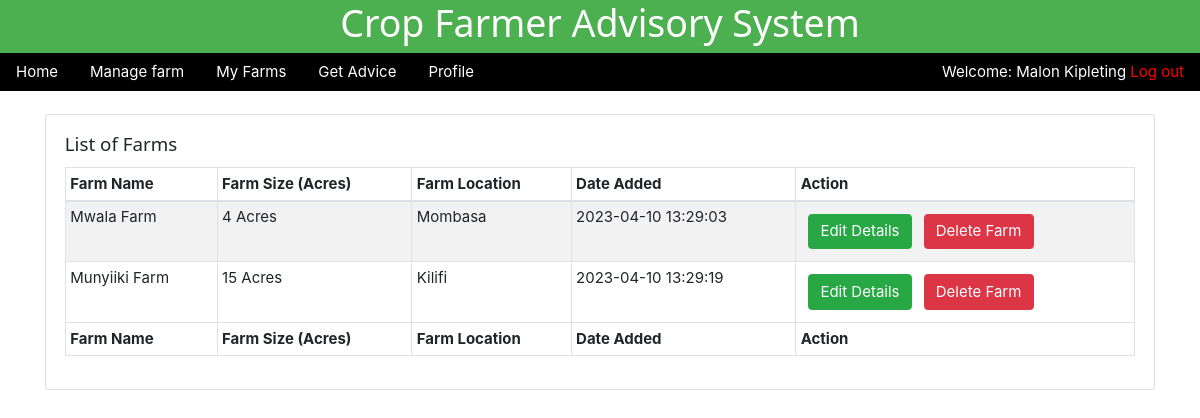
/admin/farms.php (signed in), run on an earlier commit of the app's database.
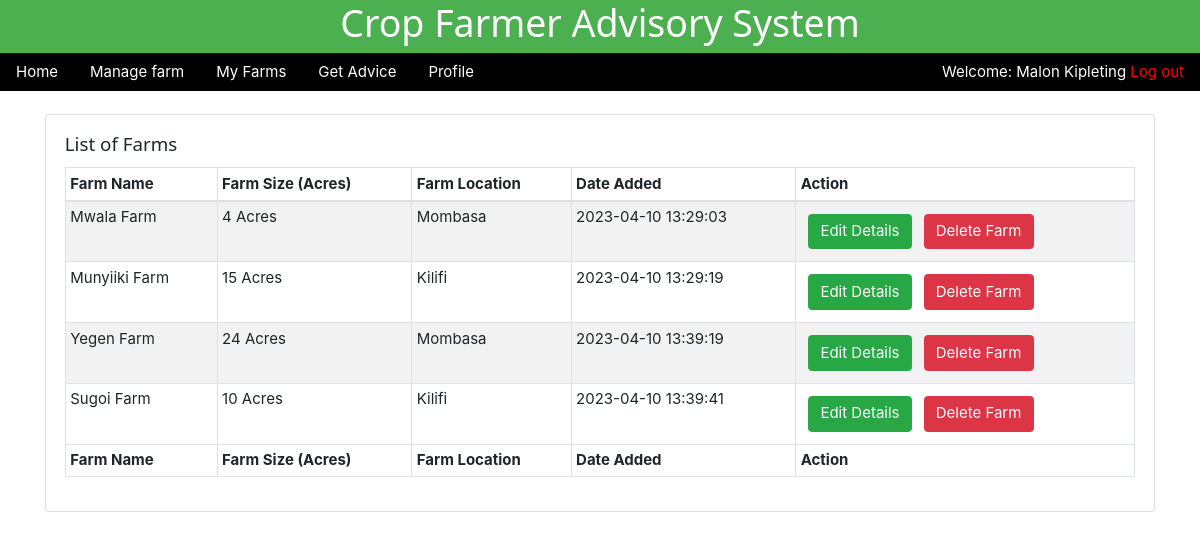
And on a later commit of the database.
### tables this page shows
CREATE TABLE `farm_details` (
  `id` int(11) NOT NULL,
  `farm_id` varchar(255) NOT NULL,
  `farm_name` varchar(255) NOT NULL,
  `farm_location` varchar(255) NOT NULL,
  `farm_size` varchar(100) NOT NULL,
  `date_added` timestamp NOT NULL DEFAULT current_timestamp()
);

CREATE TABLE `county_details` (
  `id` int(11) NOT NULL,
  `county_id` varchar(20) NOT NULL,
  `county_name` varchar(50) NOT NULL
);

### admin/farms.php (the view, shortened to what this page needs)
<?php
include 'connection.php';
$name =  $_SESSION['farmerFname'] . " ". $_SESSION['farmerLname'];
$farmer_id = $_SESSION['farmerId'];
?>
<!DOCTYPE html>
<html>
<head>
     <?php
include './components/header.php';
?>
 </head>
<body>
	<?php
include './components/navbar.php';
?>
<div class="container">
	<div class="row">
		<div class="col-md-12">
		<div class="card">
                        <div class="card-body">
                            <h5 class="card-title">List of Farms</h5>
                            <table id="dtBasicExample" class="table table-striped table-bordered table-sm"
                                cellspacing="0" width="100%">
                                <thead>
                                    <tr>
                                        <th>Farm Name</th>
                                        <th>Farm Size (Acres)</th>
                                        <th>Farm Location</th>
                                        <th>Date Added</th>
                                        <th>Action</th>
                                    </tr>
                                </thead>
                                <tbody>
                                    <?php
  if($farmer_id){
      $data_fetch_query = "SELECT * FROM `farm_details`
	INNER JOIN farmer_owner_details ON farmer_owner_details.farm_id = farm_details.farm_id
	INNER JOIN county_details ON county_details.county_id = farm_details.farm_location
	";
      $data_result = mysqli_query($db, $data_fetch_query);
      if ($data_result->num_rows > 0){
          while($row = $data_result->fetch_assoc()) {
              $farm_id = $row['farm_id'];
              $farm_name = $row['farm_name'];
              $farm_size = $row['farm_size'];
              $farm_loc = $row['county_id'];
              $farm_location = $row['county_name'];
              $date_created = $row['date_added'];
      echo "<tr> <td>" .$farm_name.  "</td>";
      echo "<td>" .$farm_size." "."Acres"."</td>";
      echo "<td>" .$farm_location."</td>";
      echo "<td>" .$date_created."</td>";
      echo "<td>
      <form method ='POST' action=''>
      <input  type='text' hidden name='Farm_id' value='$farm_id'>
      <input type='submit' data-farm_id='$farm_id'  data-farm_name='$farm_name' data-farm_size='$farm_size' data-farm_location='$farm_loc' value='Edit Details' name='edit-farm-btn' class='btn btn-success edit-farm-modal-btn m-2'>
      <input type='submit' data-id= '$farm_id' value='Delete Farm'  class='btn btn-danger deleteFarmBtn'>
      </form>
      </td> </tr>";
      }
      }else{
      echo "<td>"."No Data Found"."</td>";
      }
      } else{
          echo "<td>"."No farms available"."</td>";
      }
?>
                                </tbody>
                                <tfoot>
                                    <tr>
									<th>Farm Name</th>
									<th>Farm Size (Acres)</th>
                                        <th>Farm Location</th>
										<th>Date Added</th>
                                        <th>Action</th>
                                    </tr>
                                </tfoot>
                            </table>
                        </div>
                    </div>
		</div>
	</div>
</div>
</body>
</html>

### admin/components/header.php (shortened to what this page needs)
 <link rel="stylesheet" href="css/w3css.css">
<link rel="stylesheet" href="./static/bs/css/bootstrap.min.css">
 <link href="css/style.css" rel="stylesheet" type="text/css" />

### admin/components/navbar.php
<div id="">
            <fieldset class="w3-green">
                <div id="" >
            <h1><center>Crop Farmer Advisory System<center></h1>
            <div class="w3-bar w3-black">
                <a href="home.php" class="w3-bar-item w3-button">Home</a>
                <a href="manage.php" class="w3-bar-item w3-button ">Manage farm</a>
                <a href="farms.php" class="w3-bar-item w3-button">My Farms</a>
                <a href="advice.php" class="w3-bar-item w3-button">Get Advice</a>
                <a href="update.php" class="w3-bar-item w3-button">Profile</a>
                <div class="w3-bar-item w3-right">
                Welcome: <?php echo $name; ?>
  <a  href='logout.php' style="color:red">Log out</a>
                </div>
            </div>
        </div>
            </fieldset>
                <br>
    </div>

### admin/css/w3css.css (style rules this page uses)
html { box-sizing:border-box }
*,*:before,*:after { box-sizing:inherit }
html { -ms-text-size-adjust:100%;-webkit-text-size-adjust:100% }
body { margin:0 }
a { background-color:transparent;-webkit-text-decoration-skip:objects }
button,input,select,textarea { font:inherit;margin:0 }
button,input { overflow:visible }
button,html [type=button],[type=reset],[type=submit] { -webkit-appearance:button }
fieldset { border:1px solid #c0c0c0;margin:0 2px;padding:.35em .625em .75em }
html,body { font-family:Verdana,sans-serif;font-size:15px;line-height:1.5 }
html { overflow-x:hidden }
h1,h2,h3,h4,h5,h6,.w3-slim,.w3-wide { font-family:"Segoe UI",Arial,sans-serif }
h1 { font-size:36px }
h5 { font-size:18px }
h1,h2,h3,h4,h5,h6 { font-weight:400;margin:10px 0 }
a { color:inherit }
.w3-btn,.w3-btn-block,.w3-button { border:none;display:inline-block;outline:0;padding:6px 16px;vertical-align:middle;overflow:hidden;text-decoration:none!important;color:#fff;background-color:#000;text-align:center;cursor:pointer;white-space:nowrap }
.w3-button { color:#000;background-color:#f1f1f1;padding:8px 16px }
.w3-btn,.w3-btn-floating,.w3-btn-floating-large,.w3-closenav,.w3-opennav,.w3-btn-block,.w3-button { -webkit-touch-callout:none;-webkit-user-select:none;-khtml-user-select:none;-moz-user-select:none;-ms-user-select:none;user-select:none }
.w3-bar { width:100%;overflow:hidden }
.w3-bar .w3-bar-item { padding:8px 16px;float:left;background-color:inherit;color:inherit;width:auto;border:none;outline:none;display:block }
.w3-bar .w3-button { background-color:inherit;color:inherit;white-space:normal }
.w3-container:after,.w3-container:before,.w3-panel:after,.w3-panel:before,.w3-row:after,.w3-row:before,.w3-row-padding:after,.w3-row-padding:before,.w3-cell-row:before,.w3-cell-row:after, .w3-topnav:after,.w3-topnav:before,.w3-clear:after,.w3-clear:before,.w3-btn-group:before,.w3-btn-group:after,.w3-btn-bar:before,.w3-btn-bar:after,.w3-bar:before,.w3-bar:after { content:"";display:table;clear:both }
.w3-right { float:right!important }
.w3-green,.w3-hover-green:hover { color:#fff!important;background-color:#4CAF50!important }
.w3-black,.w3-hover-black:hover { color:#fff!important;background-color:#000!important }

### admin/css/style.css (style rules this page uses)
html { padding:0; margin:0; }

What changed in the data, as far as the page shows it:
added farm_details: farm_name "Yegen Farm", farm_size "24", farm_location.county_name "Mombasa", date_added "2023-04-10 13:39:19"
added farm_details: farm_name "Sugoi Farm", farm_size "10", farm_location.county_name "Kilifi", date_added "2023-04-10 13:39:41"
